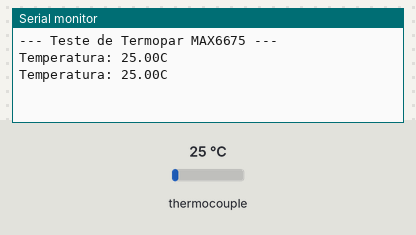
The sketch below on a simulated Arduino Uno, built with avr-gcc and run on an emulated ATmega328P. Parts: the last lines printed to the serial monitor. The inputs (shaded band) are chosen by the test bench; at power-on: thermocouple 25 °C.

Above: at 1.7 s.
1.8 s: thermocouple set to 6 °C
At 3.1 s:
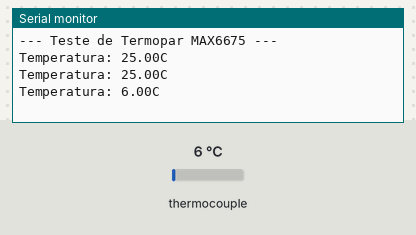
3.3 s: thermocouple set to 75 °C
At 4.3 s:
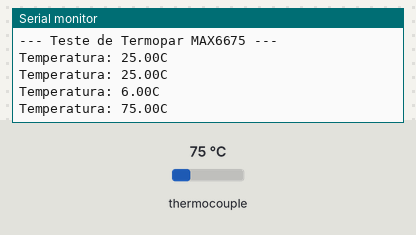
Timing chart, 0 to 6.3 s (numbered marks = the images above; inputs shaded):
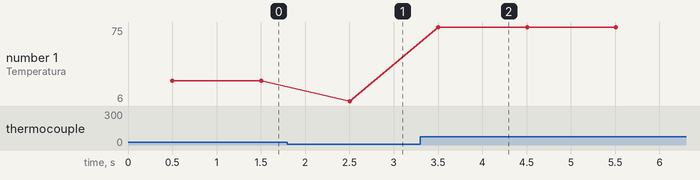

The sketch:

7M_SPI.ino
```cpp
#include "max6675.h"

// Definicao dos pinos conforme montagem
int thermoSO = 19;  // Fio Azul
int thermoCS = 5;   // Fio Cinza
int thermoSCK = 18; // Fio Verde

MAX6675 thermocouple(thermoSCK, thermoCS, thermoSO);

void setup() {
  Serial.begin(115200);
  Serial.println("--- Teste de Termopar MAX6675 ---");
  delay(500);
}


void loop() {
  float celsius = thermocouple.readCelsius();

  if (isnan(celsius)) {
    Serial.println("Erro na leitura do termopar!");
  } else {
    Serial.print("Temperatura: ");
    Serial.print(celsius);
    Serial.println("C");
  }
  delay(1000);
}
```

Measured:
- after the input at 1.8 s, the serial monitor: prints a new line after 0.70 s (image 1)
- after the input at 3.3 s, the serial monitor: prints a new line after 0.20 s (image 2)
- plotted number 1: 25 → 6 after the input at 1.8 s, 6 → 75 after the input at 3.3 s
